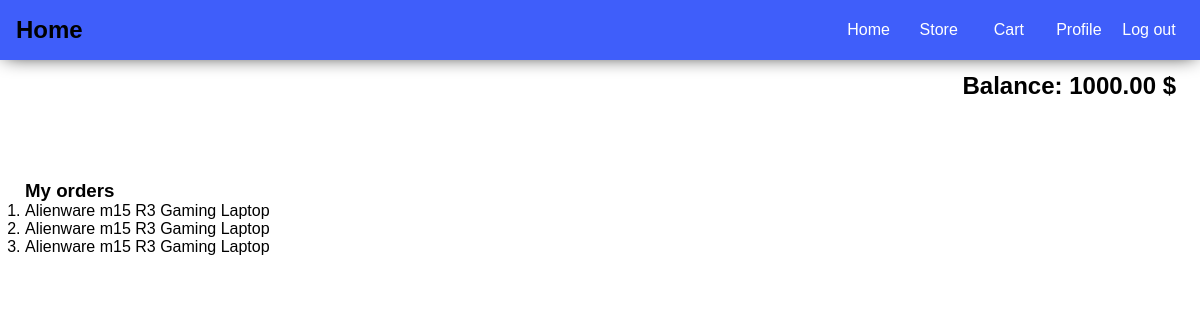
The app's page /ecommerce/ (signed in), older data.
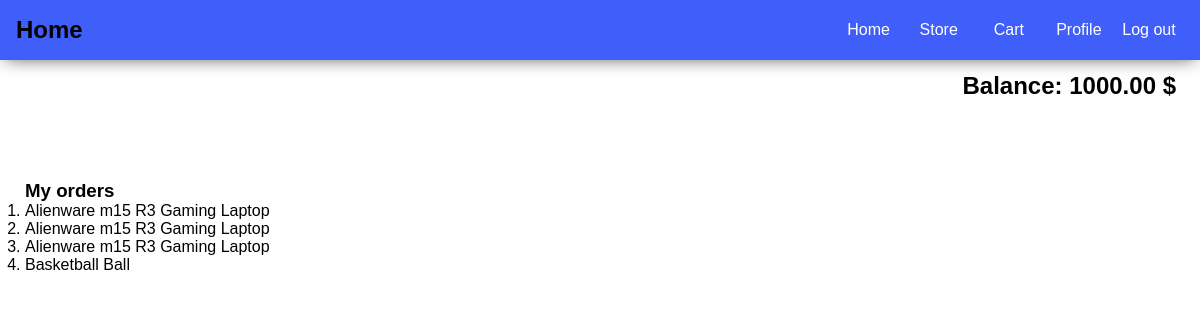
The same page, newer data.
### ecommerce/models.py (models this page shows, shortened)
class Order(models.Model):
    item = models.ForeignKey(to='Item', on_delete=models.CASCADE)
    cart = models.ForeignKey(to='Cart', on_delete=models.CASCADE)
    user = models.ForeignKey(to=User, on_delete=models.DO_NOTHING)
    price = models.PositiveIntegerField()
    ordered = models.DateTimeField(auto_now_add=True)

class Item(models.Model):
    name = models.CharField(max_length=200)
    tag = models.ManyToManyField(to='Tag', null=True, blank=True)
    info = models.ForeignKey(to='Info', on_delete=models.SET_NULL, null=True, blank=True)
    user = models.ForeignKey(to=User, on_delete=models.DO_NOTHING)
    quantity = models.PositiveIntegerField(default=1)
    available = models.BooleanField(default=True)
    price = models.PositiveIntegerField()
    def __str__(self) -> str:
        return self.name

### ecommerce/views.py (the view)
# urls.py: path('', HomeView.as_view(), name='home'),
@method_decorator(login_required, name='dispatch')
class HomeView(View):
    template_name = 'ecommerce/home.html'
    def get(self, request, *args, **kwargs) -> 'HttpResponse':
        user = request.user
        orders = user.order_set.all()
        return render(request, self.template_name, {
            'user': user,
            'orders': orders
        })

### templates/ecommerce/home.html (shortened to what this page needs)
{% extends 'ecommerce/base.html' %}
{% block current_page %}
    Home
{% endblock %}
{% block page-content %}
    <h3>My orders</h3>
    <ol>
        {% for order in orders %}
            <li>
                <a href="{% url 'ecommerce:order' order.id %}">
                    {{ order.item }}
                </a>
            </li>
        {% endfor %}
    </ol>
{% endblock %}

Row changes from the older to the newer data that the page shows:
added Order: item "Basketball Ball"
